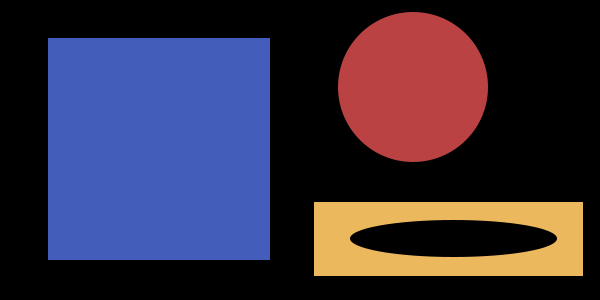
#> input picture pyimagesearch gurus/Module 1/img/basic_shapes.png, 600 x 300 px
$ python canny.py --image ../img/basic_shapes.png
#> lines starting #> are read from the running program, lines starting #| are printed output that depends on the picture; after the words box and inside, x2 and y2 are one past the last pixel; in counts of white or black regions, pixels touching at a corner belong together
# import the necessary packages
import argparse
import cv2

# construct the argument parser and parse the arguments
ap = argparse.ArgumentParser()
ap.add_argument('-i', '--image', required=True, help='Path to the image')
args = vars(ap.parse_args())

'''
Almost always apply edge detection to a single channel, grayscale image.
this ensures that there will be less noise during the edge detection process
'''

# load the image, convert it to grayscale, and blur it slightly
image = cv2.imread(args['image'])
#> image is the input picture: shape (300, 600, 3); mean B, G, R 64.6, 46.4, 54.5
gray = cv2.cvtColor(image, cv2.COLOR_BGR2GRAY)
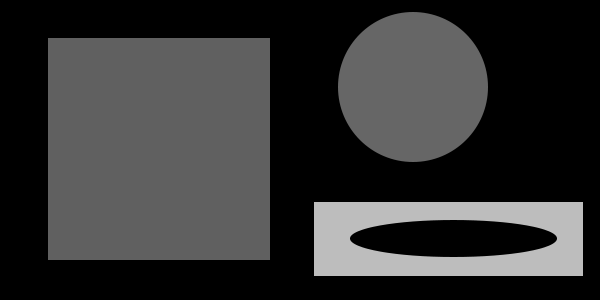
#> gray: shape (300, 600); min 0, max 189, mean 50.9
blurred = cv2.GaussianBlur(gray, (5, 5), 0)

# show the original and blurred images
cv2.imshow('Original', image)
cv2.imshow('Blurred', blurred)

'''
Pass lower and upper thresholds to the Canny Edge detector
'''

# compute the 'wide', 'mid-range', and 'tight' threshold for the edges
wide = cv2.Canny(blurred, 10, 200)
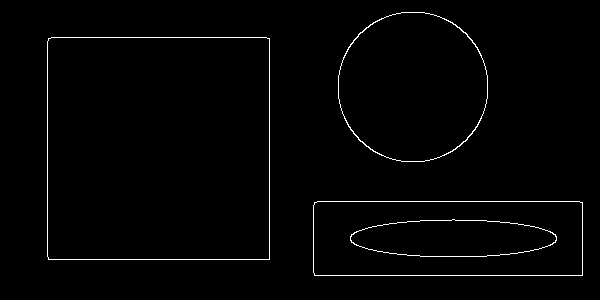
#> wide: shape (300, 600); 1.4% white in thin lines or dots, all inside (x1, y1, x2, y2) = (47, 12, 583, 276)
mid = cv2.Canny(blurred,30, 150)
tight = cv2.Canny(blurred, 240, 250)
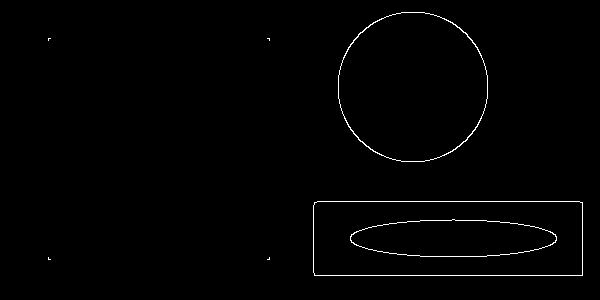
#> tight: shape (300, 600); 0.94% white in thin lines or dots, all inside (x1, y1, x2, y2) = (48, 12, 583, 276)

# show the edge maps
cv2.imshow('Wide Edge Map', wide)
cv2.imshow('Mid Edge Map', mid)
cv2.imshow('Tight Edge Map', tight)
cv2.waitKey(0)

$ run again, on pyimagesearch gurus/Module 1/img/circles_and_squares.png
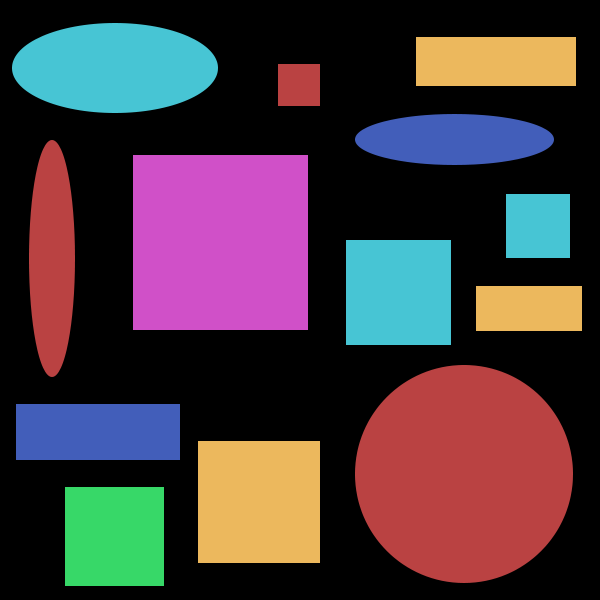
#> input picture pyimagesearch gurus/Module 1/img/circles_and_squares.png, 600 x 600 px
#> image is the input picture: shape (600, 600, 3); mean B, G, R 62, 56.2, 70.8
#> `wide = cv2.Canny(blurred, 10, 200)`:
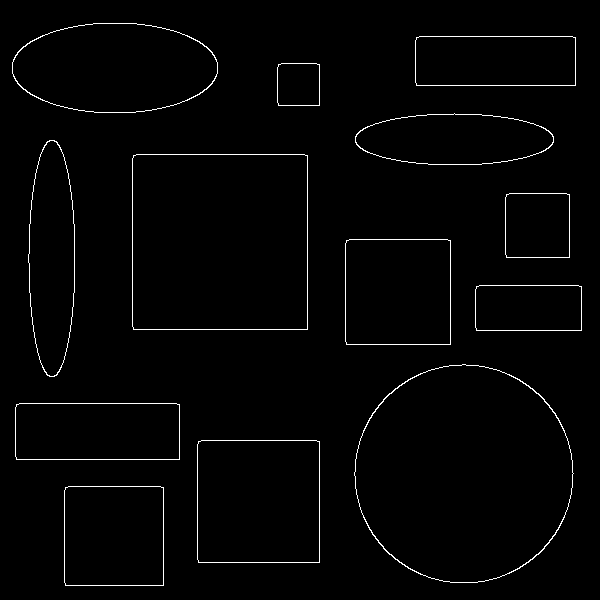
#> wide: shape (600, 600); 1.6% white in thin lines or dots, all inside (x1, y1, x2, y2) = (12, 23, 582, 586)
#> `tight = cv2.Canny(blurred, 240, 250)`:
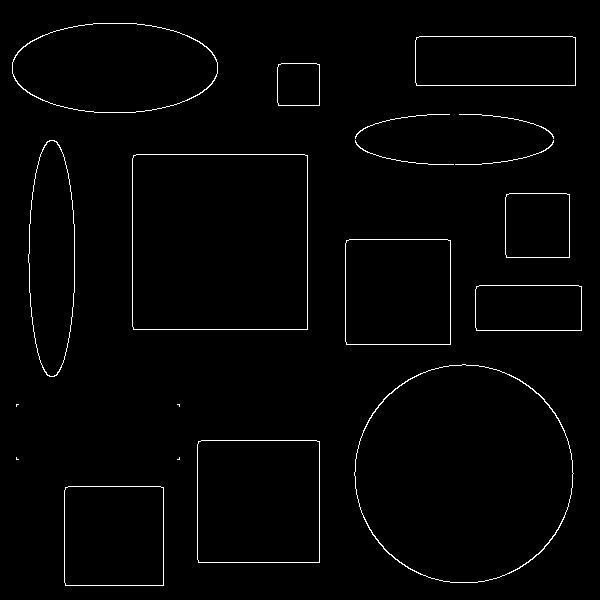
#> tight: shape (600, 600); 1.5% white in thin lines or dots, all inside (x1, y1, x2, y2) = (12, 23, 582, 586)
